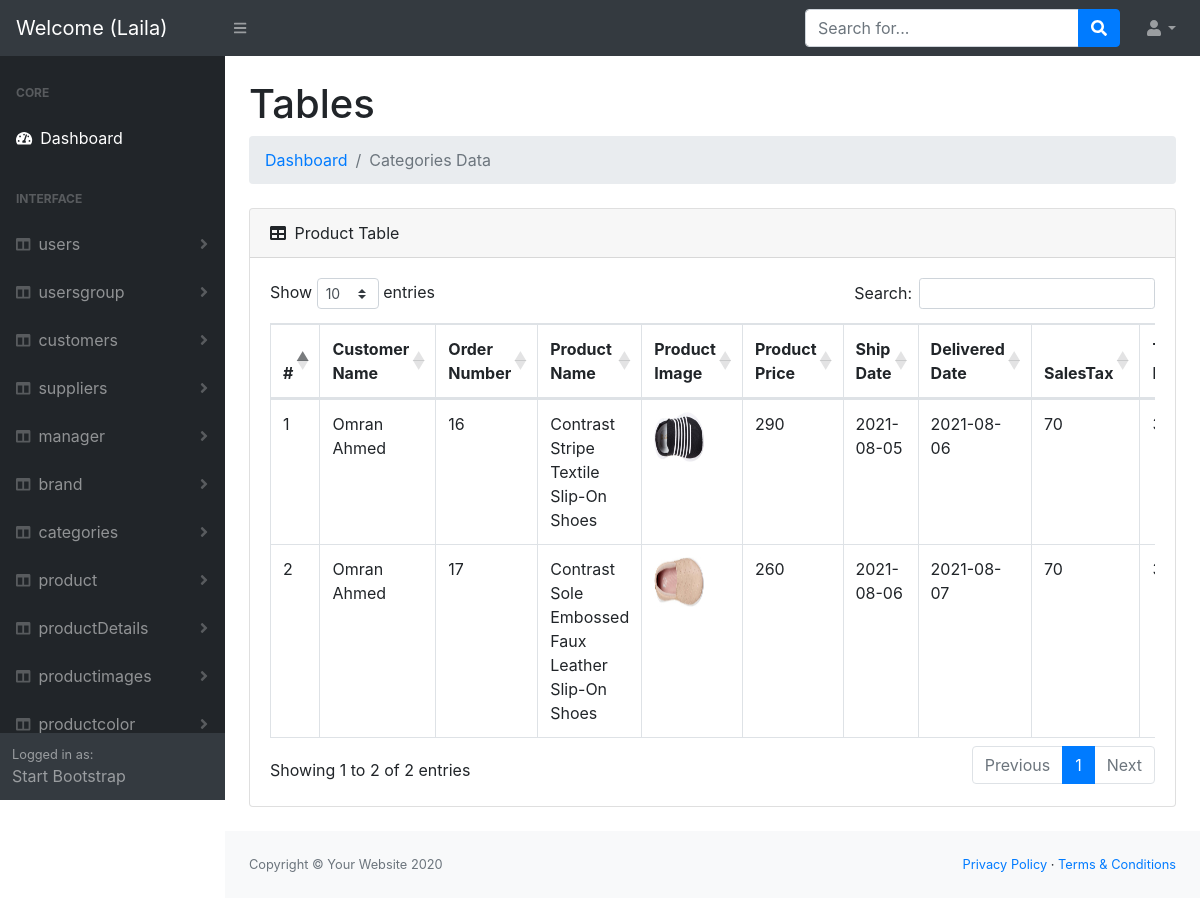
/Dashboard/admin/savedorderforcustomer/index.php (signed in), run on the app's committed database.
### tables this page shows
CREATE TABLE `savedorderforcustomer` (
  `id` int(11) NOT NULL,
  `userid` int(11) NOT NULL,
  `orderNo` int(11) NOT NULL,
  `productName` varchar(100) NOT NULL,
  `firstImage` varchar(50) NOT NULL,
  `productPrice` int(11) NOT NULL,
  `shipDate` date NOT NULL,
  `deliveredDate` date NOT NULL,
  `SalesTax` int(11) NOT NULL,
  `Total Price` int(11) NOT NULL
);

CREATE TABLE `users` (
  `id` int(11) NOT NULL,
  `firstName` varchar(50) NOT NULL,
  `lastName` varchar(50) NOT NULL,
  `email` varchar(250) NOT NULL,
  `mobileNo` int(11) NOT NULL,
  `password` text NOT NULL,
  `group_id` int(11) NOT NULL
);

### Dashboard/admin/savedorderforcustomer/index.php (the view, shortened to what this page needs)
<?php
include '../helpers/dbconnection.php';
$sql = "SELECT `savedorderforcustomer`.*,`users`.`firstName`,`users`.`lastName` FROM `savedorderforcustomer` join `users` on `savedorderforcustomer`.`userid`=`users`.`id` ORDER BY `savedorderforcustomer`.`id` desc ";
$op  = mysqli_query($conn, $sql);
include '../header.php';
?>
<body class="sb-nav-fixed">
    <?php
    include '../nav.php';
    ?>
    <div id="layoutSidenav">
        <?php
        include '../sidNave.php';
        ?>
        <div id="layoutSidenav_content">
            <main>
                <div class="container-fluid">
                    <h1 class="mt-4">Tables</h1>
                    <ol class="breadcrumb mb-4">
                        <?php
                        if (isset($_SESSION['errors'])) {
                            foreach ($_SESSION['errors'] as $key =>  $value) {
                                echo '* ' . $key . ' : ' . $value . '<br>';
                            }
                            unset($_SESSION['errors']);
                        } else {
                        ?>
                            <li class="breadcrumb-item"><a href="index.html">Dashboard</a></li>
                            <li class="breadcrumb-item active">Categories Data</li>
                        <?php } ?>
                    </ol>
                    <div class="card mb-4">
                        <div class="card-header">
                            <i class="fas fa-table mr-1"></i>
                            Product Table
                        </div>
                        <div class="card-body">
                            <div class="table-responsive">
                                <table class="table table-bordered" id="dataTable" width="100%" cellspacing="0">
                                    <thead>
                                        <tr>
                                            <th>#</th>
                                            <th>Customer Name </th>
                                            <th>Order Number </th>
                                            <th>Product Name</th>
                                            <th>Product Image</th>
                                            <th>Product Price</th>
                                            <th>Ship Date</th>
                                            <th>Delivered Date</th>
                                            <th>SalesTax</th>
                                            <th>Total Price</th>
                                        </tr>
                                    </thead>
                                    <tbody>
                                        <?php
                                        while ($result = mysqli_fetch_assoc($op)) {
                                        ?>
                                            <tr>
                                                <td><?php echo $result['id']; ?></td>
                                                <td><?php echo $result['firstName'] . ' ' . $result['lastName']; ?></td>
                                                <td><?php echo $result['orderNo']; ?></td>
                                                <td><?php echo $result['productName']; ?></td>
                                                <td><img src='../productimages/uploads/<?php echo $result['firstImage']; ?>' width="50px" height="50px"></td>
                                                <td><?php echo $result['productPrice']; ?></td>
                                                <td><?php echo $result['shipDate']; ?></td>
                                                <td><?php echo $result['deliveredDate']; ?></td>
                                                <td><?php echo $result['SalesTax']; ?></td>
                                                <td><?php echo $result['Total Price']; ?></td>
                                            </tr>
                                        <?php } ?>
                                    </tbody>
                                </table>
                            </div>
                        </div>
                    </div>
                </div>
            </main>
            <?php
            include '../footer.php';
            ?>

### data on the page
savedorderforcustomer: id "2", userid.firstName "Omran", userid.lastName "Ahmed", orderNo "17", productName "Contrast Sole Embossed Faux Leather Slip-On Shoes", firstImage (picture), productPrice "260", shipDate "2021-08-06", deliveredDate "2021-08-07", SalesTax "70"
savedorderforcustomer: id "1", userid.firstName "Omran", userid.lastName "Ahmed", orderNo "16", productName "Contrast Stripe Textile Slip-On Shoes", firstImage (picture), productPrice "290", shipDate "2021-08-05", deliveredDate "2021-08-06", SalesTax "70"

### other printed values
$_SESSION['User']['firstName'] "Laila"
$data "users"
$data "usersgroup"
$data "customers"
$data "suppliers"
$data "manager"
$data "brand"
$data "categories"
$data "product"
$data "productDetails"
$data "productimages"
$data "productcolor"
